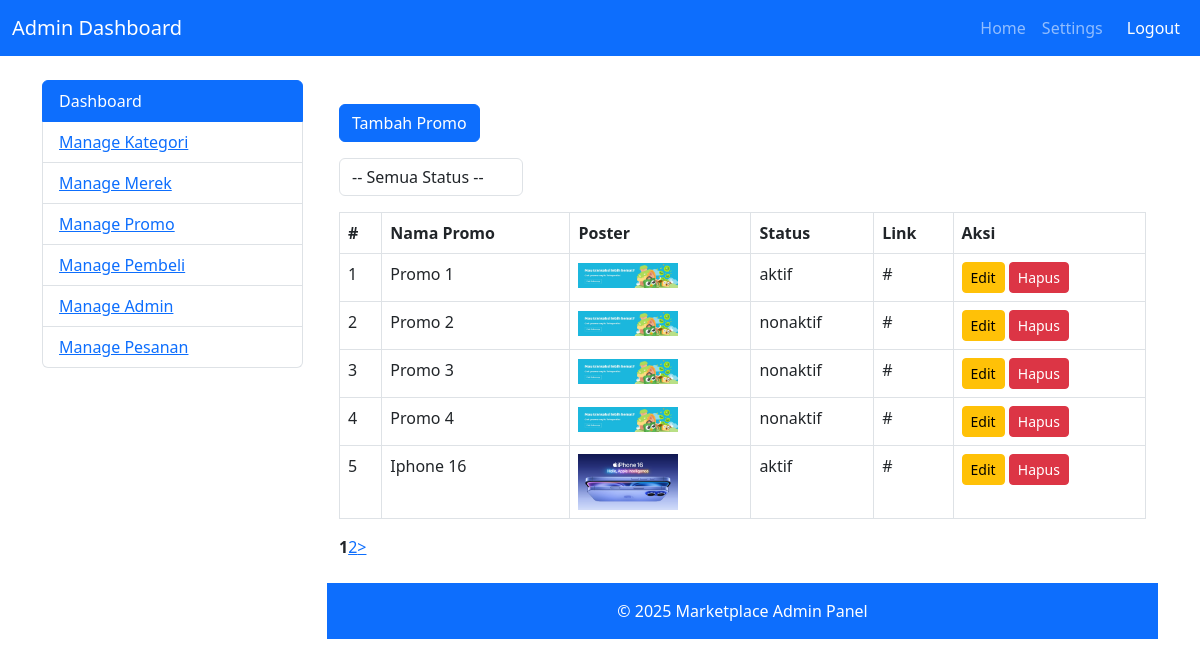
The app's page /index.php/promo with its own data.
### tables this page shows
CREATE TABLE `promo` (
  `id_promo` int(11) NOT NULL,
  `nama_promo` varchar(100) NOT NULL,
  `poster` varchar(255) NOT NULL,
  `status` enum('aktif','nonaktif') DEFAULT 'aktif',
  `link` varchar(255) DEFAULT NULL
);

### application/controllers/Promo.php (called while the page is built, shortened)
<?php
class Promo extends CI_Controller {
    public function __construct() {
        $this->load->model('Promo_model');
        $this->load->helper(['form', 'url']);
        $this->load->library('pagination');
    }
  public function index() {
    $status = $this->input->get('status');
    $config['base_url'] = site_url('promo/index');
    $config['per_page'] = 5;
    $config['total_rows'] = $this->Promo_model->count_promo($status);
    $start = $this->uri->segment(3, 0);
    $data['promo'] = $this->Promo_model->get_all_promo($config['per_page'], $start, $status);
    $data['status'] = $status;
    $this->load->view('admin/header');
    $this->load->view('admin/menu');
    $this->load->view('admin/promo/index', $data);
    $this->load->view('admin/footer');
}
}

### index.php (called while the page is built, shortened)
<?php
require_once BASEPATH.'core/CodeIgniter.php';

### application/config/config.php (called while the page is built, shortened)
<?php
$config['base_url'] = 'http://localhost/tokoku2781/';
$config['index_page'] = 'index.php';
$config['uri_protocol']	= 'REQUEST_URI';
$config['url_suffix'] = '';
$config['language']	= 'english';
$config['charset'] = 'UTF-8';
$config['enable_hooks'] = FALSE;
$config['subclass_prefix'] = 'MY_';
$config['composer_autoload'] = FALSE;
$config['permitted_uri_chars'] = 'a-z 0-9~%.:_\-';
$config['enable_query_strings'] = FALSE;
$config['controller_trigger'] = 'c';
$config['function_trigger'] = 'm';
$config['directory_trigger'] = 'd';
$config['allow_get_array'] = TRUE;
$config['log_threshold'] = 0;
$config['log_path'] = '';
$config['log_file_extension'] = '';
$config['log_file_permissions'] = 0644;
$config['log_date_format'] = 'Y-m-d H:i:s';
$config['error_views_path'] = '';
$config['cache_path'] = '';
$config['cache_query_string'] = FALSE;
$config['encryption_key'] = '';
$config['sess_driver'] = 'files';
$config['sess_cookie_name'] = 'ci_session';
$config['sess_samesite'] = 'Lax';
$config['sess_expiration'] = 7200;
$config['sess_save_path'] = NULL;
$config['sess_match_ip'] = FALSE;
$config['sess_time_to_update'] = 300;
$config['sess_regenerate_destroy'] = FALSE;
$config['cookie_prefix']	= '';
$config['cookie_domain']	= '';
$config['cookie_path']		= '/';
$config['cookie_secure']	= FALSE;
$config['cookie_httponly'] 	= FALSE;
$config['cookie_samesite'] 	= 'Lax';
$config['standardize_newlines'] = FALSE;
$config['global_xss_filtering'] = FALSE;
$config['csrf_protection'] = FALSE;
$config['csrf_token_name'] = 'csrf_test_name';
$config['csrf_cookie_name'] = 'csrf_cookie_name';
$config['csrf_expire'] = 7200;
$config['csrf_regenerate'] = TRUE;
$config['csrf_exclude_uris'] = array();
$config['compress_output'] = FALSE;
$config['time_reference'] = 'local';
$config['rewrite_short_tags'] = FALSE;
$config['proxy_ips'] = '';

### application/models/Promo_model.php (called while the page is built, shortened)
<?php
class Promo_model extends CI_Model {
    public function get_all_promo($limit, $start, $status = null) {
        return $this->db->get('promo', $limit, $start)->result();
    }
    public function count_promo($status = null) {
        return $this->db->count_all_results('promo');
    }
}

### application/views/admin/promo/index.php (the view, shortened to what this page needs)
<div class="container mt-4">
    <a href="<?= site_url('promo/tambah') ?>" class="btn btn-primary mb-3">Tambah Promo</a>
    <form class="row mb-3" method="get">
        <div class="col-md-3">
            <select name="status" class="form-control" onchange="this.form.submit()">
                <option value="">-- Semua Status --</option>
            </select>
        </div>
    </form>
    <table class="table table-bordered">
        <thead>
            <tr>
                <th>#</th><th>Nama Promo</th><th>Poster</th><th>Status</th><th>Link</th><th>Aksi</th>
            </tr>
        </thead>
        <tbody>
            <?php foreach ($promo as $i => $row): ?>
                <tr>
                    <td><?= $i + 1 ?></td>
                    <td><?= $row->nama_promo ?></td>
                    <td><img src="<?= base_url('uploads/promo/' . $row->poster) ?>" width="100"></td>
                    <td><?= $row->status ?></td>
                    <td><?= $row->link ?></td>
                    <td>
                        <a href="<?= site_url('promo/edit/' . $row->id_promo) ?>" class="btn btn-sm btn-warning">Edit</a>
                        <a href="<?= site_url('promo/hapus/' . $row->id_promo) ?>" class="btn btn-sm btn-danger" onclick="return confirm('Yakin?')">Hapus</a>
                    </td>
                </tr>
            <?php endforeach ?>
        </tbody>
    </table>
    <div class="mt-3">
        <?= $this->pagination->create_links(); ?>
    </div>
</div>

### records on screen
promo: nama_promo "Promo 1", poster (picture), status "aktif", link "#"
promo: nama_promo "Promo 2", poster (picture), status "nonaktif", link "#"
promo: nama_promo "Promo 3", poster (picture), status "nonaktif", link "#"
promo: nama_promo "Promo 4", poster (picture), status "nonaktif", link "#"
promo: nama_promo "Iphone 16", poster (placeholder picture), status "aktif", link "#"

### other values on screen
$this->pagination->create_links() "1 2 >"
